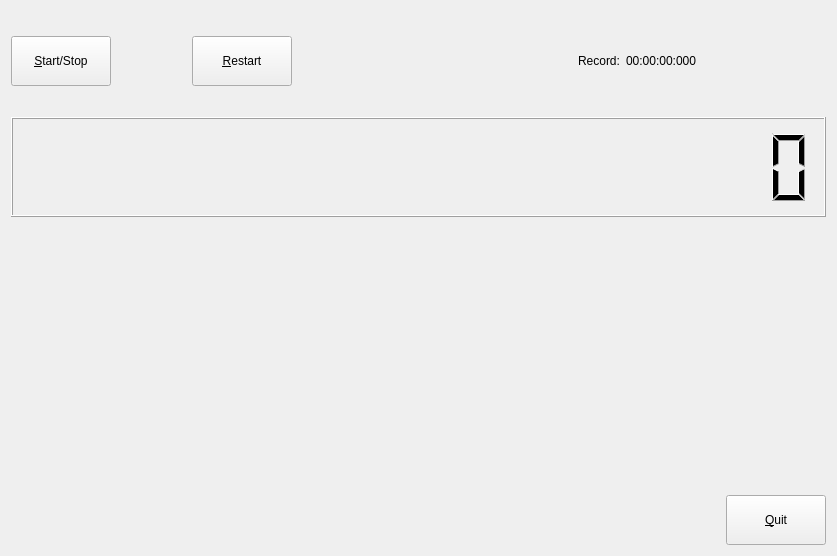
<?xml version="1.0" encoding="UTF-8"?>
<ui version="4.0">
 <class>MyForm</class>
 <widget class="QWidget" name="MyForm">
  <property name="geometry">
   <rect>
    <x>0</x>
    <y>0</y>
    <width>837</width>
    <height>556</height>
   </rect>
  </property>
  <property name="windowTitle">
   <string>Cronòmetre</string>
  </property>
  <layout class="QVBoxLayout" name="verticalLayout_4">
   <item>
    <layout class="QVBoxLayout" name="verticalLayout_3">
     <item>
      <layout class="QVBoxLayout" name="verticalLayout">
       <item>
        <layout class="QHBoxLayout" name="horizontalLayout_3">
         <item>
          <layout class="QHBoxLayout" name="horizontalLayout">
           <item>
            <widget class="QPushButton" name="pushButton">
             <property name="minimumSize">
              <size>
               <width>100</width>
               <height>50</height>
              </size>
             </property>
             <property name="text">
              <string>&amp;Start/Stop</string>
             </property>
            </widget>
           </item>
           <item>
            <spacer name="horizontalSpacer">
             <property name="orientation">
              <enum>Qt::Horizontal</enum>
             </property>
             <property name="sizeHint" stdset="0">
              <size>
               <width>40</width>
               <height>20</height>
              </size>
             </property>
            </spacer>
           </item>
           <item>
            <widget class="QPushButton" name="pushButton_3">
             <property name="minimumSize">
              <size>
               <width>100</width>
               <height>50</height>
              </size>
             </property>
             <property name="text">
              <string>&amp;Restart</string>
             </property>
            </widget>
           </item>
          </layout>
         </item>
         <item>
          <spacer name="horizontalSpacer_2">
           <property name="orientation">
            <enum>Qt::Horizontal</enum>
           </property>
           <property name="sizeHint" stdset="0">
            <size>
             <width>40</width>
             <height>20</height>
            </size>
           </property>
          </spacer>
         </item>
         <item>
          <layout class="QHBoxLayout" name="horizontalLayout_2">
           <item>
            <widget class="QLabel" name="label">
             <property name="text">
              <string>Record:</string>
             </property>
            </widget>
           </item>
           <item>
            <widget class="QLabel" name="label_2">
             <property name="minimumSize">
              <size>
               <width>200</width>
               <height>100</height>
              </size>
             </property>
             <property name="text">
              <string>00:00:00:000</string>
             </property>
            </widget>
           </item>
          </layout>
         </item>
        </layout>
       </item>
       <item>
        <widget class="MyQLCDNumber" name="lcdNumber">
         <property name="minimumSize">
          <size>
           <width>500</width>
           <height>100</height>
          </size>
         </property>
         <property name="smallDecimalPoint">
          <bool>false</bool>
         </property>
         <property name="digitCount">
          <number>20</number>
         </property>
         <property name="segmentStyle">
          <enum>QLCDNumber::Filled</enum>
         </property>
        </widget>
       </item>
      </layout>
     </item>
     <item>
      <layout class="QVBoxLayout" name="verticalLayout_2">
       <item>
        <spacer name="verticalSpacer_2">
         <property name="orientation">
          <enum>Qt::Vertical</enum>
         </property>
         <property name="sizeHint" stdset="0">
          <size>
           <width>20</width>
           <height>40</height>
          </size>
         </property>
        </spacer>
       </item>
       <item>
        <layout class="QHBoxLayout" name="horizontalLayout_4">
         <item>
          <spacer name="horizontalSpacer_3">
           <property name="orientation">
            <enum>Qt::Horizontal</enum>
           </property>
           <property name="sizeHint" stdset="0">
            <size>
             <width>40</width>
             <height>20</height>
            </size>
           </property>
          </spacer>
         </item>
         <item>
          <widget class="QPushButton" name="pushButton_4">
           <property name="minimumSize">
            <size>
             <width>100</width>
             <height>50</height>
            </size>
           </property>
           <property name="text">
            <string>&amp;Quit</string>
           </property>
          </widget>
         </item>
        </layout>
       </item>
      </layout>
     </item>
    </layout>
   </item>
  </layout>
 </widget>
 <customwidgets>
  <customwidget>
   <class>MyQLCDNumber</class>
   <extends>QLCDNumber</extends>
   <header>MyQLCDNumber.h</header>
   <slots>
    <signal>enviaTime(QString)</signal>
    <slot>start()</slot>
    <slot>stop()</slot>
    <slot>restart()</slot>
    <slot>record()</slot>
   </slots>
  </customwidget>
 </customwidgets>
 <resources/>
 <connections>
  <connection>
   <sender>pushButton_4</sender>
   <signal>clicked()</signal>
   <receiver>MyForm</receiver>
   <slot>close()</slot>
   <hints>
    <hint type="sourcelabel">
     <x>733</x>
     <y>485</y>
    </hint>
    <hint type="destinationlabel">
     <x>735</x>
     <y>522</y>
    </hint>
   </hints>
  </connection>
  <connection>
   <sender>pushButton</sender>
   <signal>clicked()</signal>
   <receiver>lcdNumber</receiver>
   <slot>start()</slot>
   <hints>
    <hint type="sourcelabel">
     <x>101</x>
     <y>50</y>
    </hint>
    <hint type="destinationlabel">
     <x>120</x>
     <y>187</y>
    </hint>
   </hints>
  </connection>
  <connection>
   <sender>pushButton_3</sender>
   <signal>clicked()</signal>
   <receiver>lcdNumber</receiver>
   <slot>restart()</slot>
   <hints>
    <hint type="sourcelabel">
     <x>342</x>
     <y>44</y>
    </hint>
    <hint type="destinationlabel">
     <x>334</x>
     <y>171</y>
    </hint>
   </hints>
  </connection>
  <connection>
   <sender>lcdNumber</sender>
   <signal>enviaTime(QString)</signal>
   <receiver>label_2</receiver>
   <slot>setText(QString)</slot>
   <hints>
    <hint type="sourcelabel">
     <x>556</x>
     <y>171</y>
    </hint>
    <hint type="destinationlabel">
     <x>603</x>
     <y>68</y>
    </hint>
   </hints>
  </connection>
 </connections>
</ui>
